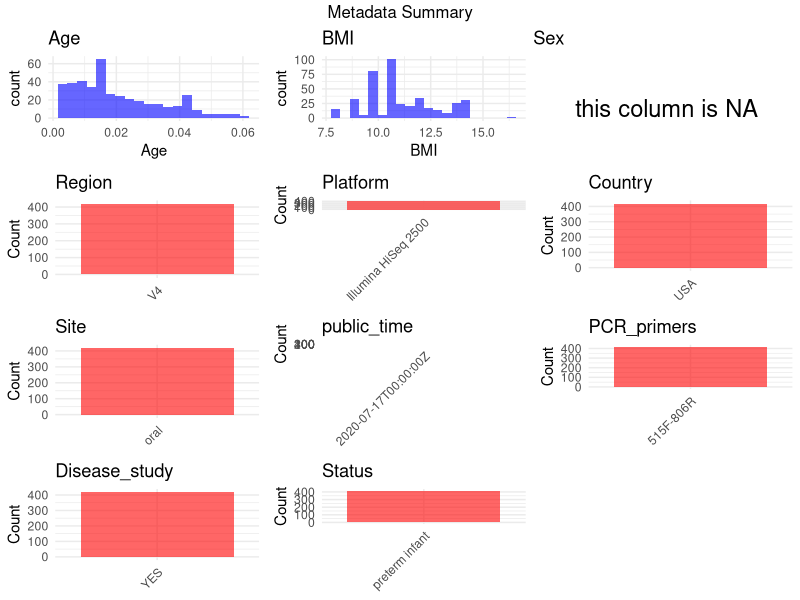

Write R code to recreate this figure.
## ---- chunk 1
# Load necessary libraries
library(dplyr)
library(ggplot2)
library(gridExtra)

# Set working directory (update this path to your local directory)
setwd("D:/metadata/PRJEB39420")

# Read the initial metadata files
initial_meta <- read.csv("SraRunTable.csv", header = TRUE)
#initial_meta1 <- read.csv("SraRunTable1.csv", header = TRUE)

# Combine the two metadata files
meta <- rbind(initial_meta)

# Remove entries where Organism is "gut metagenome" (non-oral samples)
meta <- subset(meta, Organism == "human oral metagenome")

# Check the number of samples containing "HT" in Sample.Name (e.g., healthy controls)
nrow(subset(meta, grepl("HT", Sample.Name)))

# Display the first few rows of the metadata
head(meta)
## ---- chunk 2
# Create a uniform metadata dataframe
metadata <- data.frame(
  BioProject = meta$BioProject,
  Run = meta$Run,
  sample_name = meta$Sample.Name,
  Age = meta$Host_age / 365,  # To be filled Update based on you metadata
  BMI = meta$host_body_mass_index,  # To be filled based on you metadata
  Sex = NA,  # To be filled based on you metadata
  Region = "V4",  # Update if different for your study
  Platform = meta$Instrument,
  Country = "USA",
  Site = "oral", # other names of this columns such as env_median, env_material
  public_time = meta$ReleaseDate,
  stringsAsFactors = FALSE
)
## ---- chunk 3
# Add information obtained from the publication
metadata$PCR_primers <- "515F-806R"  # Update based on the publication
metadata$title <- "Multiomic Analyses of Nascent Preterm Infant Microbiomes Differentiation Suggest Opportunities for Targeted Intervention"
metadata$Disease_study <- "YES"
metadata$Status <- "preterm infant"
# Assign disease status based on sample_name patterns
#metadata <- metadata %>%
#  mutate(Status = case_when(
#    grepl("DT", sample_name) ~ "T2DM",
#    grepl("HT|Tb", sample_name) ~ "HC"
#  ))
## ---- chunk 4
# Check the number of unique runs and sample names
print(paste("Number of unique runs:", length(unique(metadata$Run))))
print(paste("Number of unique sample names:", length(unique(metadata$sample_name))))
## ---- chunk 5
# Select columns for visualization
plot_data <- metadata %>%
  select(-BioProject, -Run, -sample_name, -title)

# Function to create simple plots for each column
create_simple_plots <- function(data) {
  plots <- list()
  
  for (col in colnames(data)) {
    # Check if the column is all NA
    if (all(is.na(data[[col]]))) {
      # Create an empty plot with text indicating all NA
      p <- ggplot() +
        annotate("text", x = 0.5, y = 0.5, label = "this column is NA", size = 6) +
        labs(title = col) +
        theme_void()
    } else if (is.numeric(data[[col]])) {
      # Numeric variable: histogram
      p <- ggplot(data, aes(x = .data[[col]])) +
        geom_histogram(fill = "blue", alpha = 0.6, bins = 20, na.rm = TRUE) +
        labs(title = col) +
        theme_minimal()
    } else {
      # Categorical variable: bar plot (remove NA values)
      count_data <- as.data.frame(table(data[[col]], useNA = "ifany"))
      p <- ggplot(count_data, aes(x = reorder(Var1, -Freq), y = Freq)) +
        geom_col(fill = "red", alpha = 0.6) +
        labs(title = col, x = NULL, y = "Count") +
        theme_minimal() +
        theme(axis.text.x = element_text(angle = 45, hjust = 1))
    }
    plots[[col]] <- p
  }
  
  return(plots)
}

# Generate and arrange plots
plots <- create_simple_plots(plot_data)
grid.arrange(grobs = plots, ncol = 3, top = "Metadata Summary")
## ---- chunk 6
# Reorder columns to match the desired format
metadata <- metadata[, c(
  "BioProject", "Run", "sample_name", "Age", "BMI", "Sex", 
  "Region", "Platform", "Country", "Site", "public_time", 
  "PCR_primers", "title", "Disease_study", "Status"
)]

# Export the uniform metadata to a CSV file
write.csv(metadata, file = "metadata.csv", quote = FALSE)
